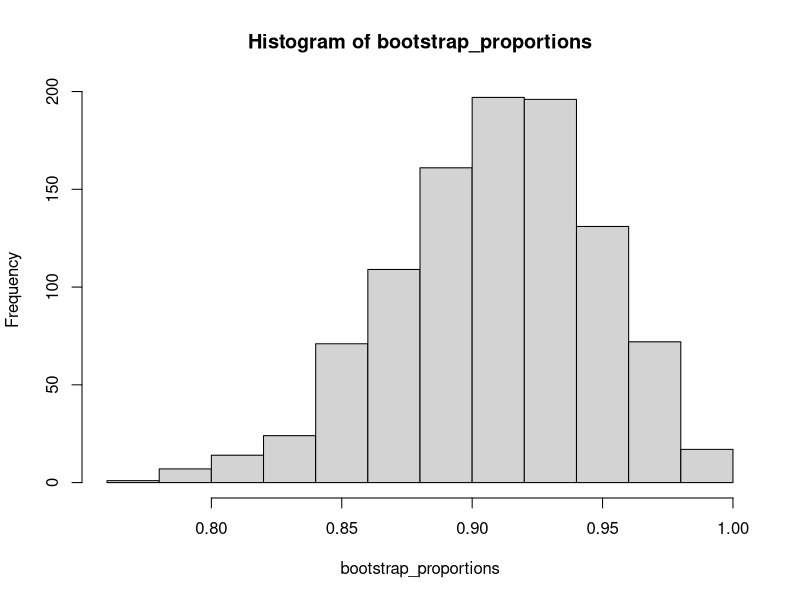

Here is the R script that generated this plot:
df <- read.csv("dataset.csv")
col_names <- t(t(colnames(df)))

practical_preference <- df$What.is.the.best.method.for.you.to.learn.practical.knowledge.
practical_elearn <- length(which(practical_preference=="E-learning (Online practical sessions and and online learning platform)"))
practical_traditional <- length(which(practical_preference=="Physically attending practical sessions"))

practical_both <- c(rep("E", practical_elearn), rep("T", practical_traditional))


no_of_bootstrap_samples <- 1000
sample_size <- length(practical_both)
sample_proportion <- practical_traditional / (practical_traditional + practical_elearn)
bootstrap_proportions <- c()
count <- 0
for (i in 1:no_of_bootstrap_samples) {
  bootstrapSample <- sample(practical_both, size = sample_size, replace = TRUE)
  bootstrap_proportions[i] <- length(which(bootstrapSample == "T")) / sample_size
  if(bootstrap_proportions[i] > 0.5) {
    count <- count + 1
  }
}

proportion <- count / no_of_bootstrap_samples

if (proportion > 0.95) {
  
  "reject null"
  
}else {
  
  "do not reject null"
}

hist(bootstrap_proportions)